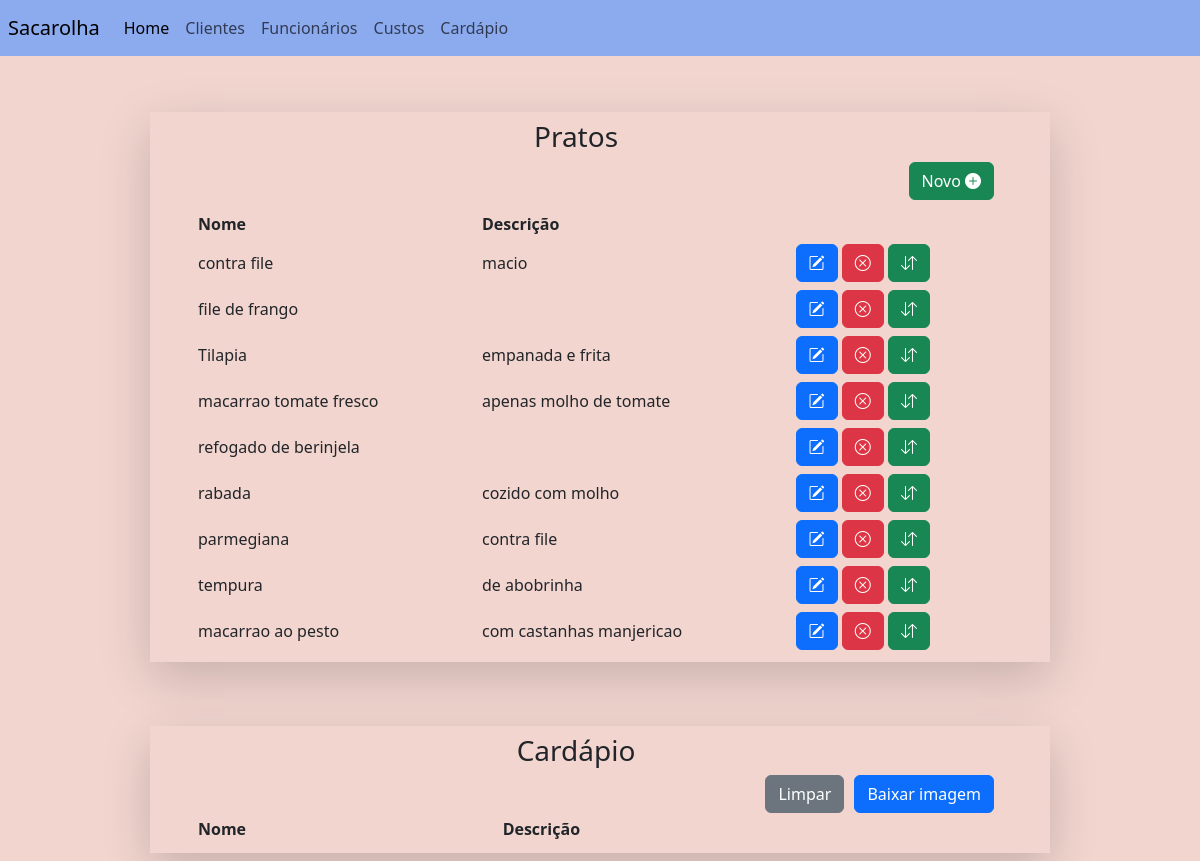
The page /cardapio_list (signed in) on the database as committed earlier.
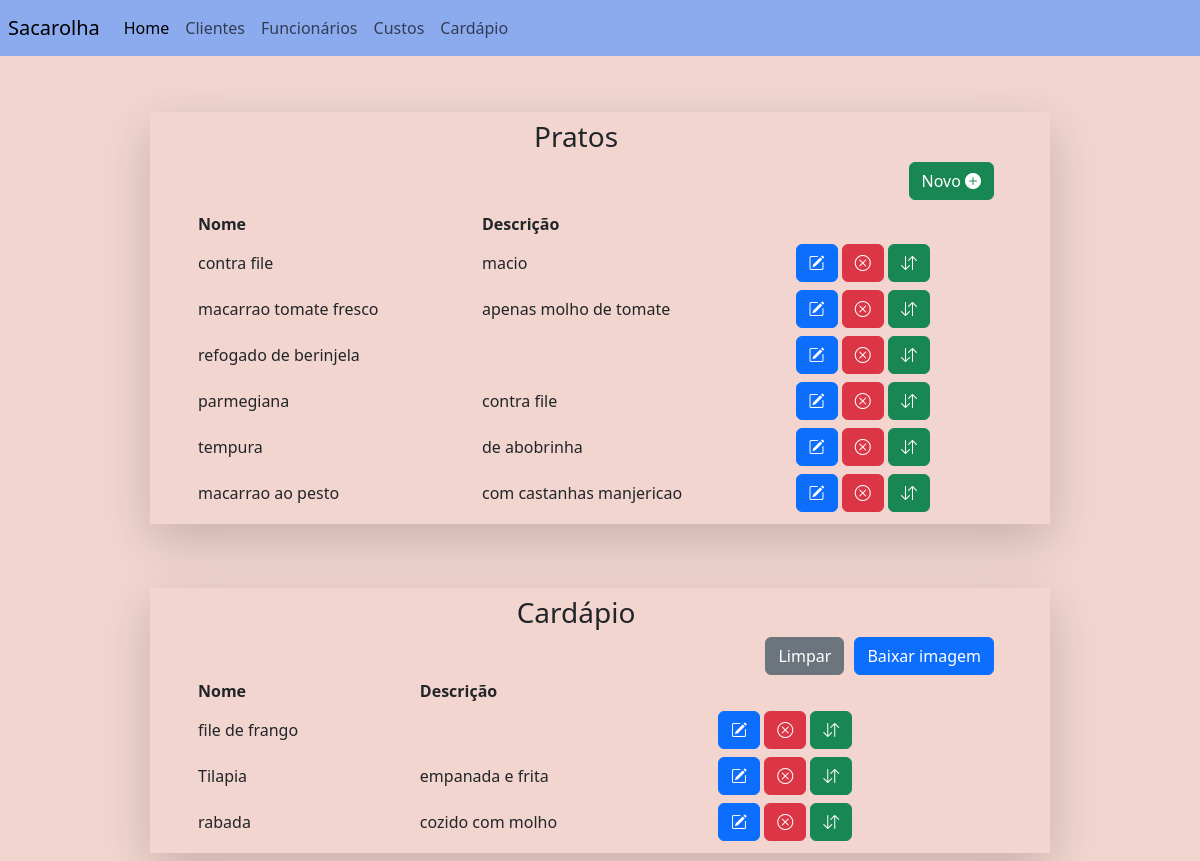
The same page on the database as committed later.
### main/models.py (models this page shows, shortened)
class Cardapio(models.Model):
	user = models.ForeignKey(User, on_delete=models.CASCADE, null=True)
	name = models.CharField(max_length = 200)
	description = models.CharField(max_length = 200, blank=True)
	state = models.BooleanField(default=False)

### main/views.py (the view)
# urls.py: path('cardapio_list', views.CardapioListView.as_view(), name='cardapio_list'),
class CardapioListView(LoginRequiredMixin, ListView):
    login_url = "login"
    template_name = "main/cardapio/cardapio_list.html"
    model = Cardapio
    extra_context = {"second_div" : True}

### main/templates/main/cardapio/cardapio_list.html (shortened to what this page needs)
{%extends "base.html"%}
{%block navbar%}
{%include 'navbar.html'%}
{%endblock navbar%}
{%block content%}
<div align="right" class='pe-5' >
	<h3 align="center">Pratos</h3>
<a class='btn btn-success h1' href={%url 'cardapio_create'%} method='GET'class='h3'>Novo					<i class="bi bi-plus-circle-fill"></i></a>
{%include "main/cardapio/cardapio_table.html"%}
</div>
{%endblock content%}
{%block content_2%}
<div align="right" class='pe-5' >
	<h3 align="center">Cardápio</h3>
{%include "main/cardapio/cardapio_dia_table.html"%}
</div>
{%endblock content_2%}

### main/templates/main/cardapio/cardapio_table.html
<div class='row ps-5 justify-content-center'>
<table class=" table-sm">
<thead>
	<tr>
		<th>Nome</th>
		<th>Descrição</th>
		<th></th>
	</tr>
</thead>
<tbody>
	{%for object in object_list%}
		{%if object.state == False%}
		<tr>
			<td scope="row">{{object.name}}</td>
			<td scope="row">{{object.description}}</td>
			<td><a href="{%url 'cardapio_update' object.id%}" class='btn btn-primary'>
				<i class="bi bi-pencil-square"></i>
			</a>
			<a href="{%url 'cardapio_delete' object.id%}"class='btn btn-danger'>
				<i class="bi bi-x-circle"></i>
			</a>
			<a title="adicionar ao cardapio"href="{%url 'adicionar_cardapio' object.id%}"class='btn btn-success'>
				<i class="bi bi-arrow-down-up"></i>
			</a>
			</td>
		</tr>
		{%endif%}
	{%endfor%}
</tbody>
</table>
</div>

### main/templates/main/cardapio/cardapio_dia_table.html (shortened to what this page needs)
<div class='row ps-5 justify-content-center'>
<table class=" table-sm">
<thead>
	<tr>
		<th>Nome</th>
		<th>Descrição</th>
		<th></th>
	</tr>
</thead>
<tbody>
	<form method="POST" action="/menu_download">
	{%for object in object_list%}
		{%if object.state == True%}
		<tr>
			<td scope="row">{{object.name}}</td>
			<td scope="row">{{object.description}}</td>
			<td><a href="{%url 'cardapio_update' object.id%}" class='btn btn-primary'>
				<i class="bi bi-pencil-square"></i>
			</a>
			<a href="{%url 'cardapio_delete' object.id%}"class='btn btn-danger'>
				<i class="bi bi-x-circle"></i>
			</a>
			<a title="remover do cardapio" href="{%url 'adicionar_cardapio' object.id%}"class='btn btn-success'>
				<i class="bi bi-arrow-down-up"></i>
			</a>
			</td>
		</tr>
		{%endif%}
	{%endfor%}
	<div style="display: flex; justify-content: flex-end; gap: 10px;">
		<a href="{%url 'menu_clear'%}" title="Limpa o cardapio" class="btn btn-secondary">Limpar</a>
		<button type="submit" class="btn btn-primary">Baixar imagem</button>
	</div>
	</form>
</table>
</div>

Rows that differ between the two databases and show on the page:
changed Cardapio "file de frango": moves from the list under "Pratos" to the list under "Cardápio"
changed Cardapio "Tilapia": moves from the list under "Pratos" to the list under "Cardápio"
changed Cardapio "rabada": moves from the list under "Pratos" to the list under "Cardápio"
